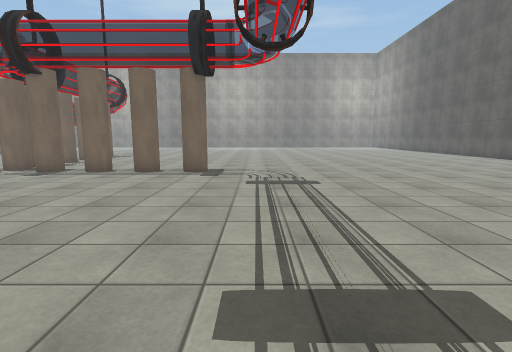
View 1 (above)

18 first-person views from a walk through a scene from a Unity 3-D project. The camera is 1.4 m above the floor, tilts 8° down and sees 85° across. The floor is counted in squares, 1 m on a side. Each view is taken from the middle of a square. On the plan, view 1 faces up. The plan holds only what a view shows up to about 14 squares ahead; the rest is blank. The place goes on beyond the plan. Some surface patterns are stand-ins.

View 2
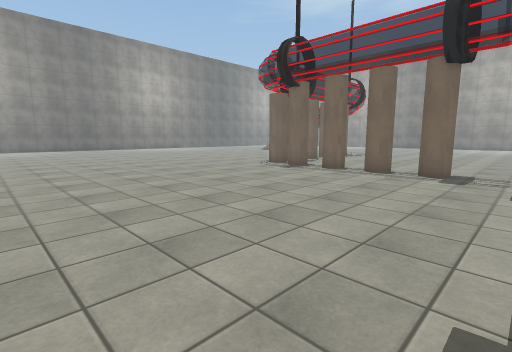

View 3
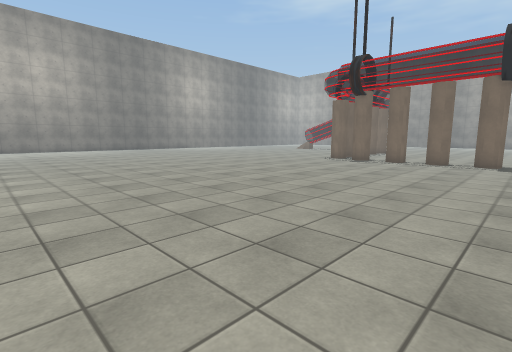

View 4
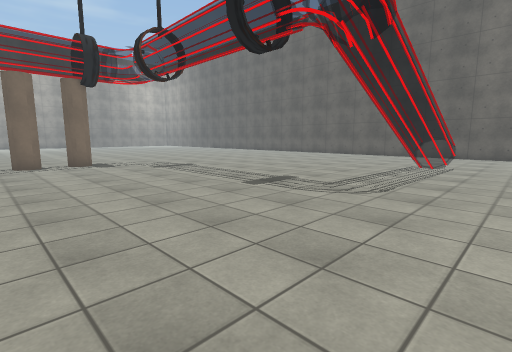

View 5
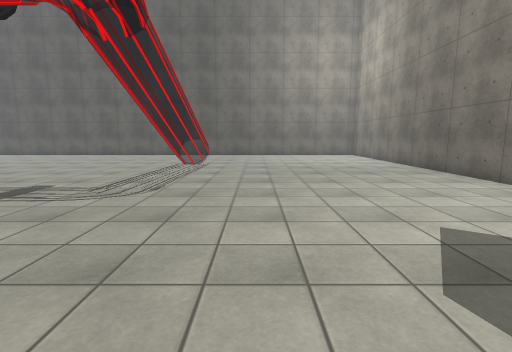

View 6
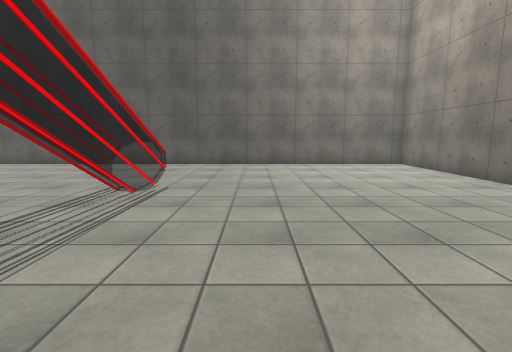

View 7
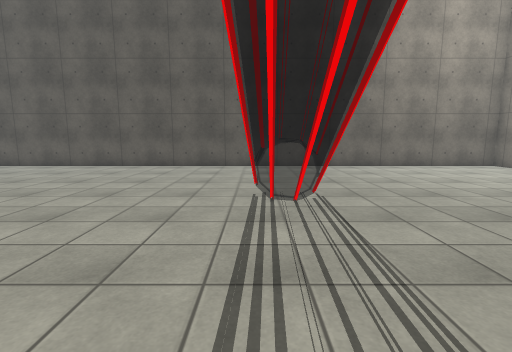

View 8
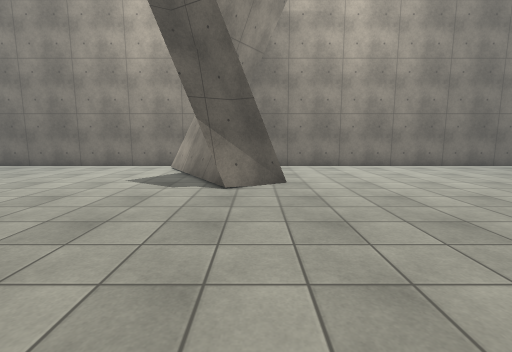

View 9
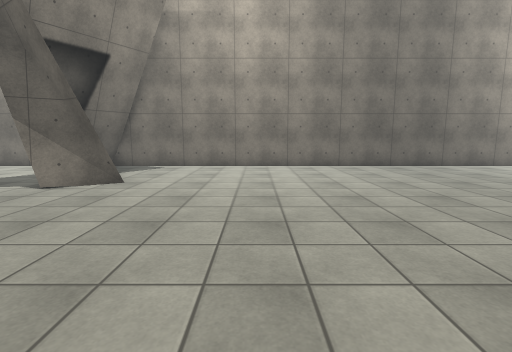

View 10
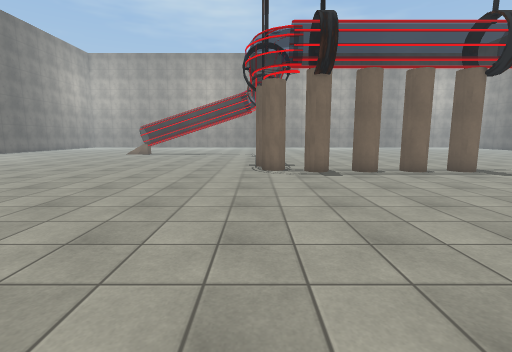

View 11
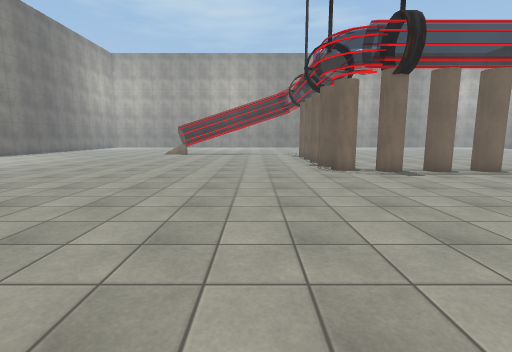

View 12
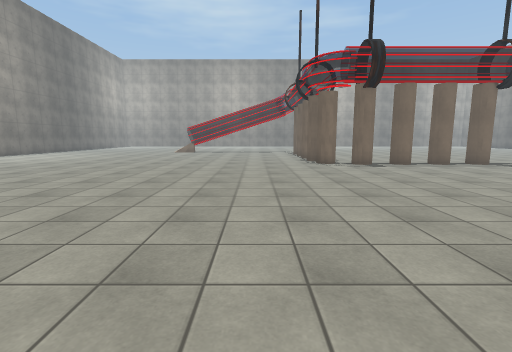

View 13
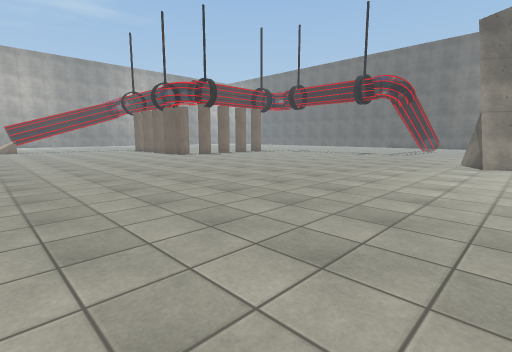

View 14
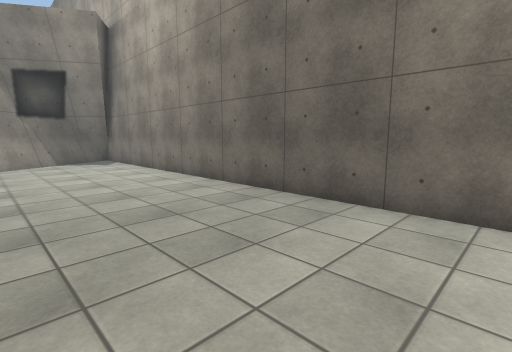

View 15
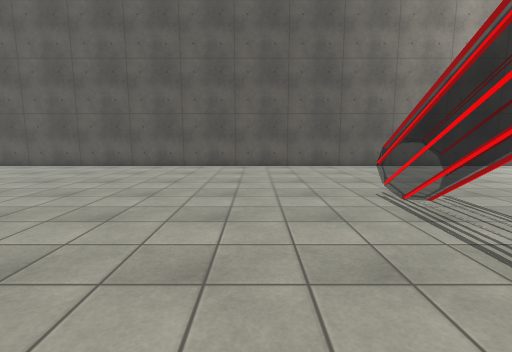

View 16
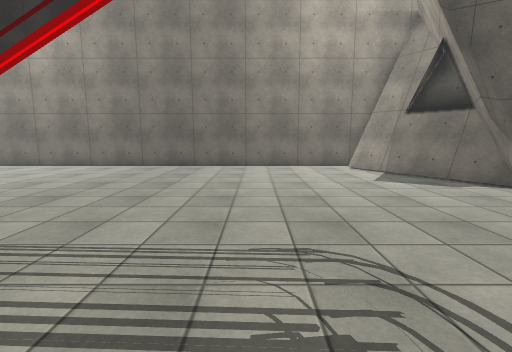

View 17
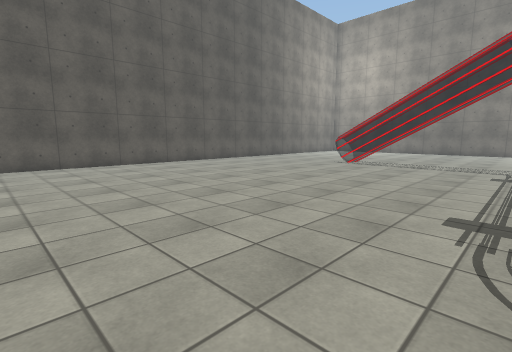

View 18
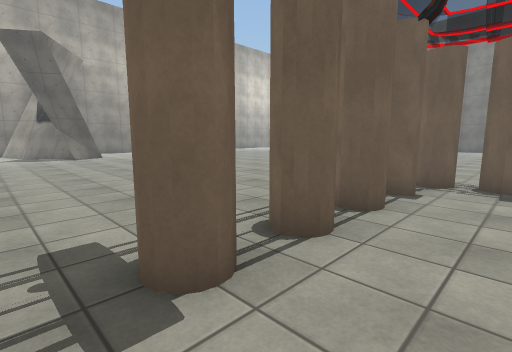

### Floor plan
Key: @ floor where view 1 was taken; # wall or solid block; . floor; = window, fence, low wall or low ledge.
Columns run from 22 left of view 1 to 16 right of it. Each row starts with its distance up from view 1.
 14 ...........##...................... ..#
 13 ...........##.........................#
 12 ...........##########.................#
 11 .............########.................#
 10 ......................................#
  9 ......................................#
  8 ......................................#
  7 ......................................#
  6 ......................................#
  5 ......................................#
  4  .....................................#
  3 ......................................#
  2 ......................................#
  1 ......................................#
  0 ......................@....=====......#
 -1 ...........................=====......#
 -2 ......................................#
 -3 ......................................#
 -4 ......................................#
 -5 ......................................#
 -6 ................##....................#
 -7  ...............##=...................#
 -8 ................###...................#
 -9 .................###..................#
-10 .................###=.................#
-11 .................###..................#
-12 ################## ####################

Positions as (right, up) in squares from view 1, and headings:
1: (0, 0), facing up
2: (0, 0), facing up-left
3: (-1, -5), facing up-left
4: (-6, -4), facing up-right
5: (-6, -4), facing right
6: (1, -4), facing right
7: (2, 0), facing right
8: (-6, 2), facing down
9: (-11, 2), facing down
10: (-11, 0), facing up
11: (-14, 0), facing up
12: (-14, -3), facing up
13: (-22, -8), facing up-right
14: (-22, -6), facing down-right
15: (2, 3), facing right
16: (2, 2), facing down
17: (1, 14), facing down-right
18: (-1, 14), facing down-left
